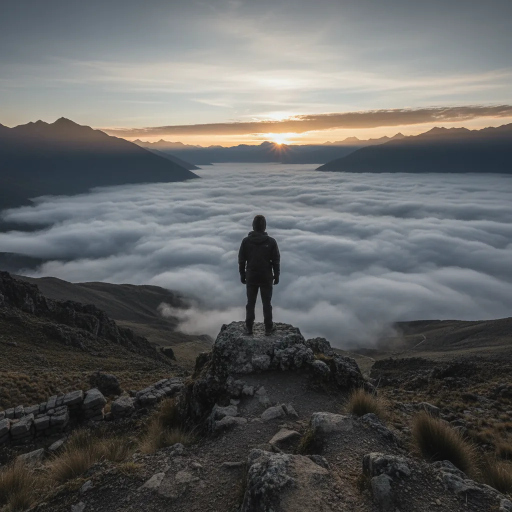
#> input picture content/drafts/kits/2026-06-06-retiros-de-liderazgo-en-los-andes-que-son-para-quien-y-por-que-importa/images/image_01.webp, 1024 x 1024 px (shown at 1/2 size); its folder holds only this picture in this run
$ python -i slide_renderer.py   (imports and definitions only)
#> lines starting #> are read from the running program, lines starting #| are printed output that depends on the picture
"""Renderiza slides verticales 1080x1920 (PNG bytes) para carruseles y tiktokslides.

Estilo editorial Rutas de Crecimiento: foto a sangre + gradiente + texto.
Tipografía del design system global (Playfair display + IBM Plex Sans UI).
Sin logo (brand identity fuera de scope) — la marca es el nombre en texto + verde.

Portado de tiktokslidesmikefutia/services/slide_renderer.py, re-marcado.
"""
import io
import textwrap
from pathlib import Path

from PIL import Image, ImageDraw, ImageFilter, ImageFont

CANVAS_W = 1080
CANVAS_H = 1920
SIDE_MARGIN = 90

FONT_DIR = Path(__file__).resolve().parent / "fonts"

# Design system global — accent del proyecto: verde
BRAND = {
    "primary": "#059669",   # accent-green
    "bg": "#FAFAF8",        # bg-primary
    "text": "#18181B",      # text-primary
    "accent": "#D97706",    # accent-warm
    "white": "#FFFFFF",
    "name": "Rutas de Crecimiento",
}


def _hex(color: str) -> tuple:
    h = color.lstrip("#")
    return tuple(int(h[i:i + 2], 16) for i in (0, 2, 4))


# [14 lines left out: functions _font_display, _font_ui, not called in this run]


def _font_mono(size: int) -> ImageFont.FreeTypeFont:
    return ImageFont.truetype(str(FONT_DIR / "IBMPlexMono-Medium.ttf"), size)


# [12 lines left out: function _draw_text_centered, not called in this run]


def _blurred_bg(image_path: str, tint: str = None, strength: float = 0.32) -> Image.Image:
#> called with strength = 0.32
    src = Image.open(image_path).convert("RGB")
#> src is the input picture: PIL image 1024x1024 RGB; mean R, G, B 96.8, 97.9, 97.7
    scale = max(CANVAS_W / src.width, CANVAS_H / src.height)
#> scale = 1.88
    src = src.resize((int(src.width * scale), int(src.height * scale)), Image.LANCZOS)
#> src: PIL image 1920x1920 RGB
    left = (src.width - CANVAS_W) // 2
#> left = 420
    top = (src.height - CANVAS_H) // 2
#> top = 0
    bg = src.crop((left, top, left + CANVAS_W, top + CANVAS_H))
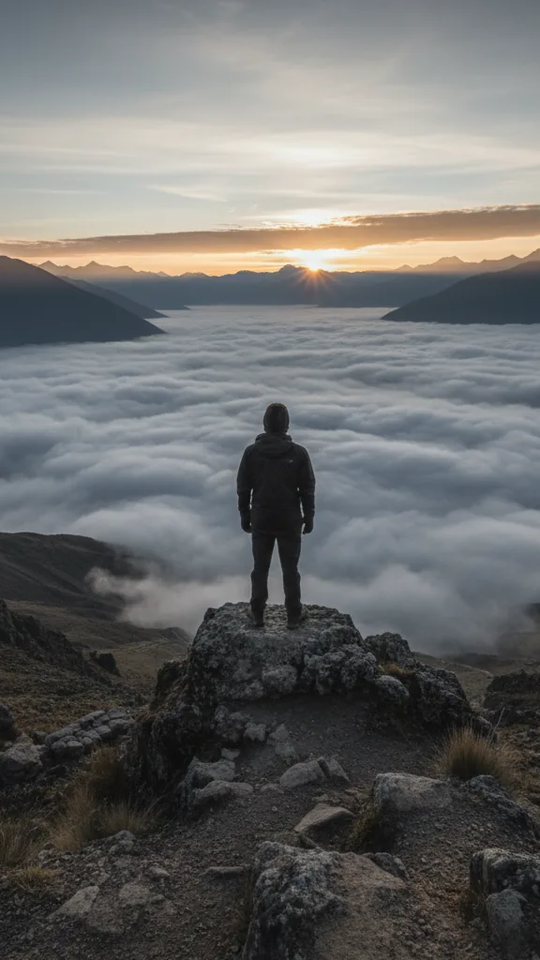
#> bg: PIL image 1080x1920 RGB (shown at 1/2 size); mean R, G, B 107.2, 107.6, 106.6
    bg = bg.filter(ImageFilter.GaussianBlur(radius=18))
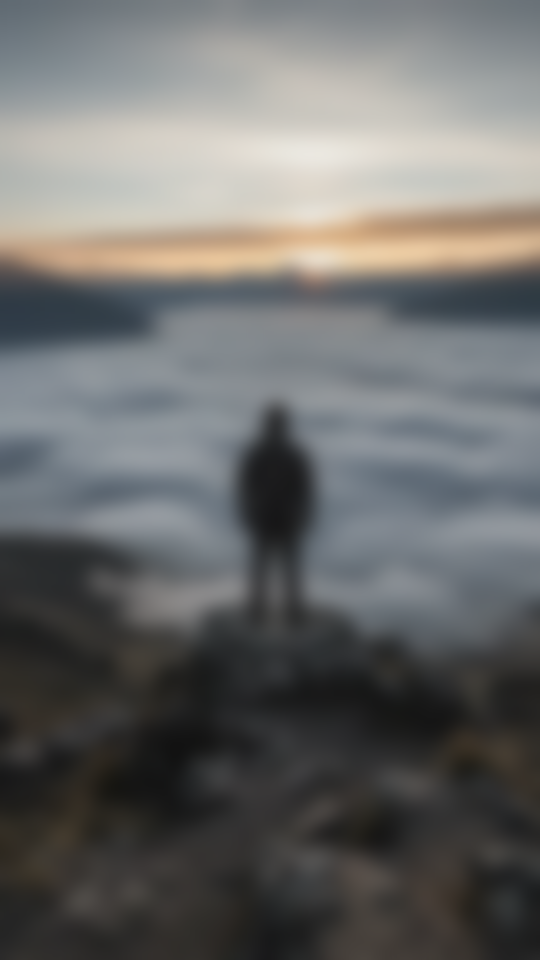
#> bg: PIL image 1080x1920 RGB (shown at 1/2 size); mean R, G, B 107.2, 107.6, 106.6
    tintc = Image.new("RGB", (CANVAS_W, CANVAS_H), _hex(tint or BRAND["text"]))
    return Image.blend(bg, tintc, strength).convert("RGBA")
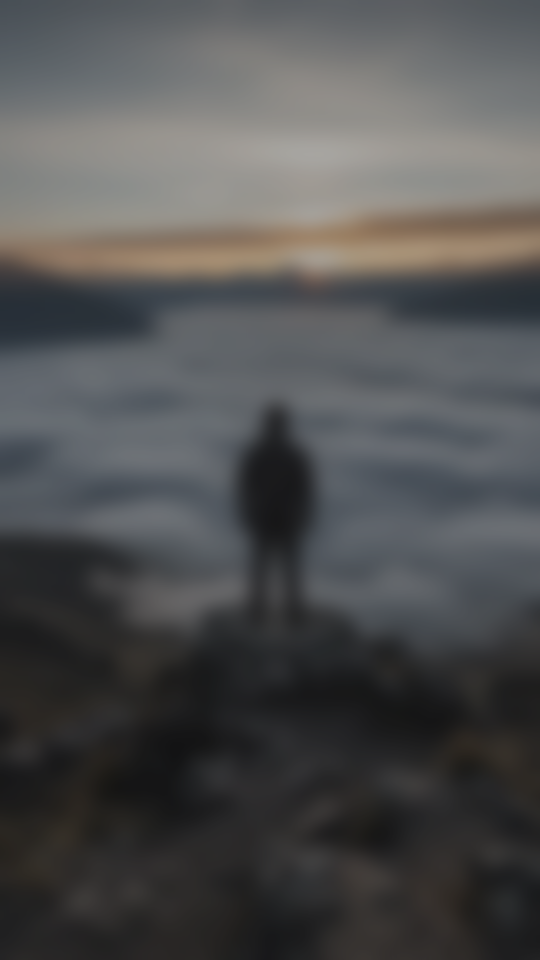
#> returned value: PIL image 1080x1920 RGBA (shown at 1/2 size); mean R, G, B, A 80.1, 80.4, 80.6, 255


# [131 lines left out: functions _gradient_bg, _gradient_overlay, _paste_photo, _brand_label, _kicker_bar, render_hook_slide and 4 more, not called in this run]

>>> result = _blurred_bg('../content/drafts/kits/2026-06-06-retiros-de-liderazgo-en-los-andes-que-son-para-quien-y-por-que-importa/images/image_01.webp')

$ run again, on content/drafts/kits/2026-06-06-retiros-de-liderazgo-en-los-andes-que-son-para-quien-y-por-que-importa/images/image_02.webp
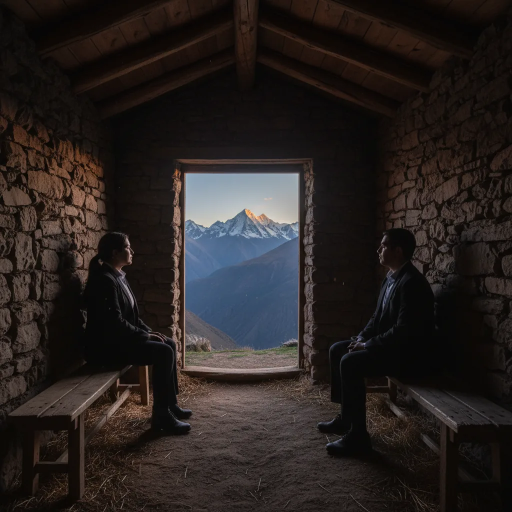
#> input picture content/drafts/kits/2026-06-06-retiros-de-liderazgo-en-los-andes-que-son-para-quien-y-por-que-importa/images/image_02.webp, 1024 x 1024 px (shown at 1/2 size)
#> in _blurred_bg, src is the input picture: PIL image 1024x1024 RGB; mean R, G, B 39.6, 33.8, 32
#> src: PIL image 1920x1920 RGB
#> in _blurred_bg, `bg = bg.filter(ImageFilter.GaussianBlur(radius=18))`:
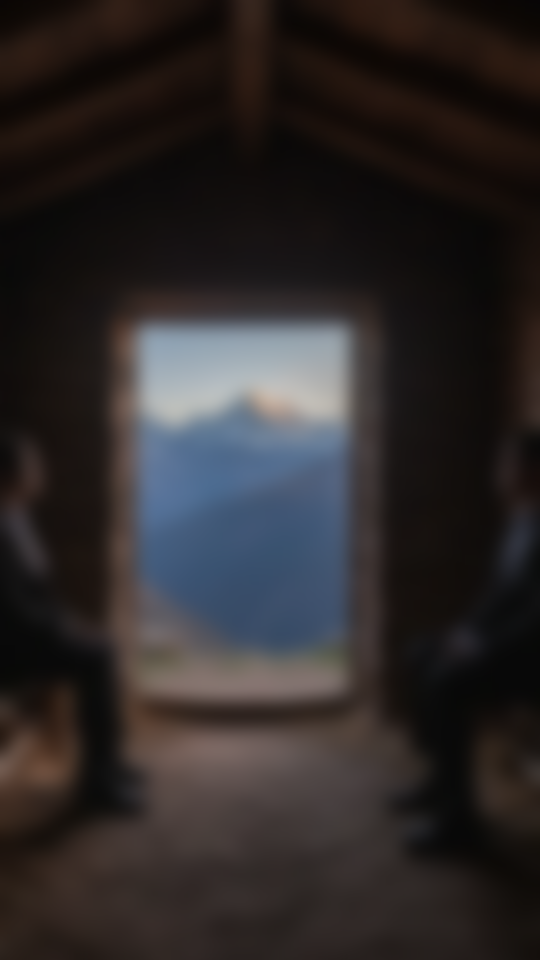
#> bg: PIL image 1080x1920 RGB (shown at 1/2 size); mean R, G, B 45.5, 41.2, 41.3
#> in _blurred_bg, `return Image.blend(bg, tintc, strength).convert("RGBA")`:
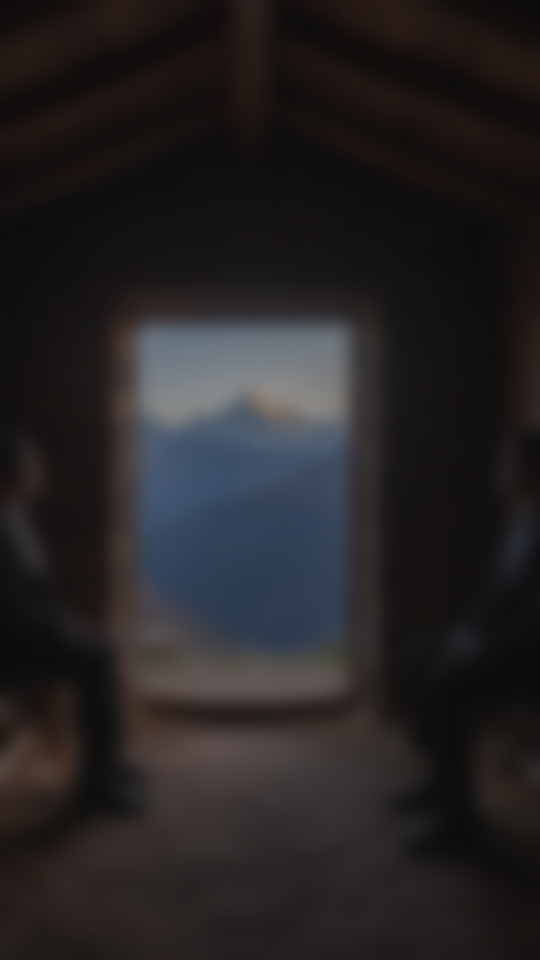
#> returned value: PIL image 1080x1920 RGBA (shown at 1/2 size); mean R, G, B, A 38.1, 35.2, 36.3, 255

$ run again, on content/drafts/kits/2026-06-06-retiros-de-liderazgo-en-los-andes-que-son-para-quien-y-por-que-importa/images/image_03.webp
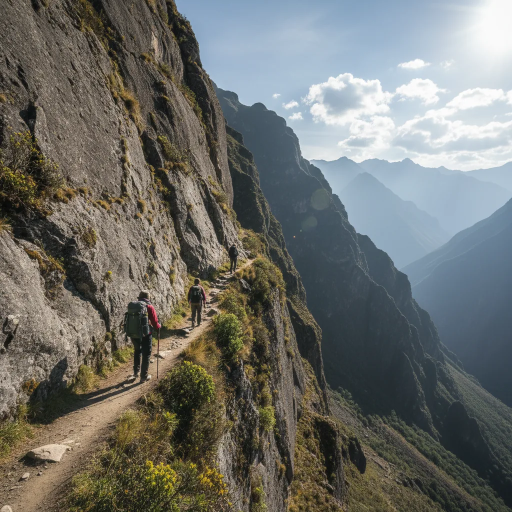
#> input picture content/drafts/kits/2026-06-06-retiros-de-liderazgo-en-los-andes-que-son-para-quien-y-por-que-importa/images/image_03.webp, 1024 x 1024 px (shown at 1/2 size)
#> in _blurred_bg, src is the input picture: PIL image 1024x1024 RGB; mean R, G, B 110.2, 111.4, 106.3
#> src: PIL image 1920x1920 RGB
#> in _blurred_bg, `bg = bg.filter(ImageFilter.GaussianBlur(radius=18))`:
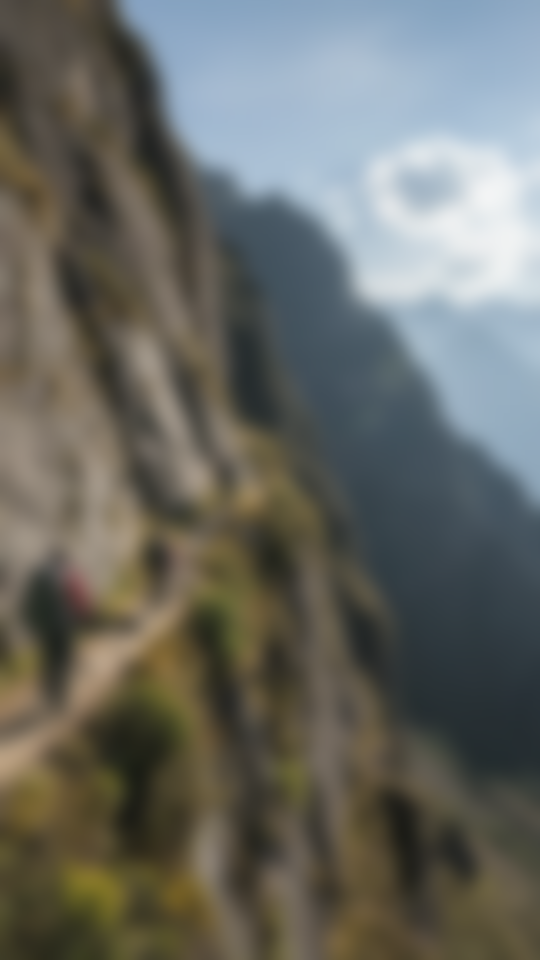
#> bg: PIL image 1080x1920 RGB (shown at 1/2 size); mean R, G, B 104.4, 105.8, 99.8
#> in _blurred_bg, `return Image.blend(bg, tintc, strength).convert("RGBA")`:
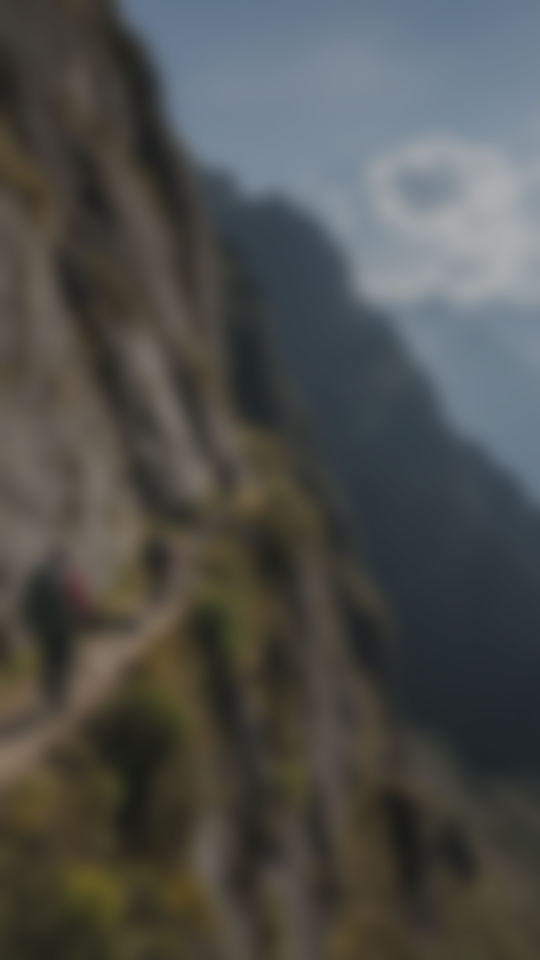
#> returned value: PIL image 1080x1920 RGBA (shown at 1/2 size); mean R, G, B, A 78.2, 79.1, 76, 255
